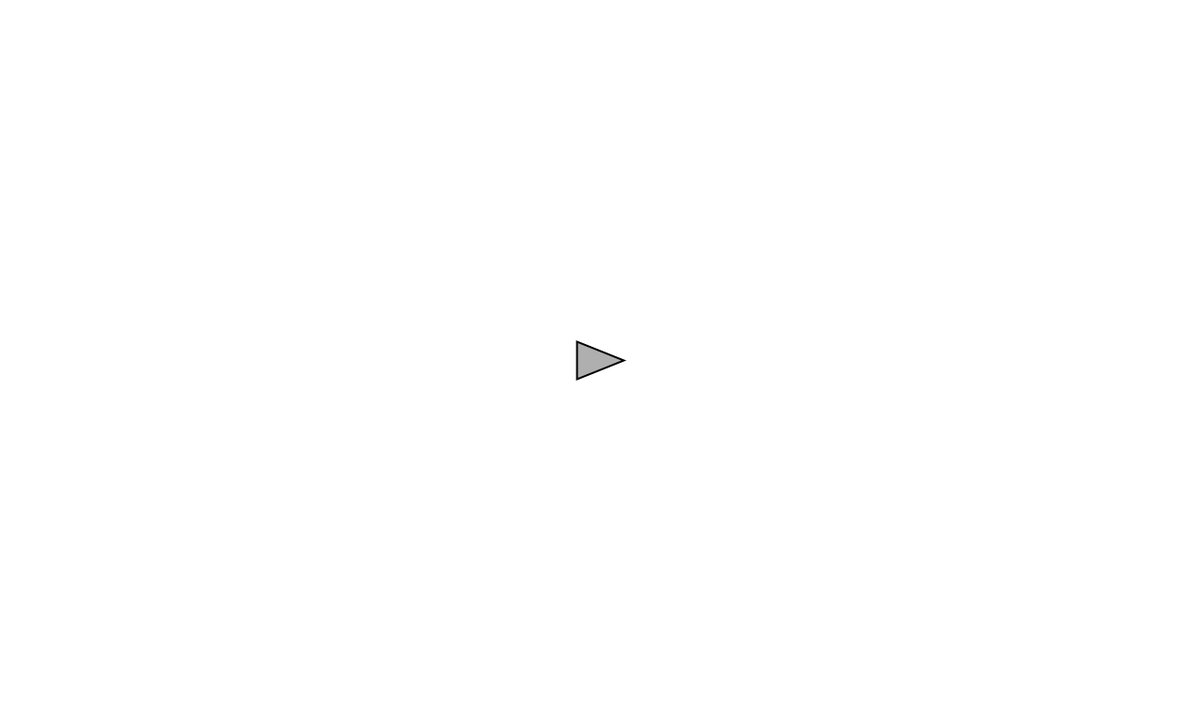
Frame 1 (no input)
Frame 60 (the mouse pressed at the canvas centre just before this capture): identical to frame 1, image omitted
Frame 120 (the mouse held since frame 60 and released just before this capture): identical to frame 1, image omitted

The Processing sketch that drew this single still picture (run headless with seeded random() and noise(); from frame 60 on, the mouse is pressed at the canvas centre):

// Processing sketch: Spaceship
// ── Spaceship.pde
Ship ship;
boolean[] keyCodes = new boolean[256];
boolean[] keys = new boolean[4];

void keyPressed() {
  keyCodes[keyCode] = true;
  if (key == ',')  keys[0] = true;
  if (key == 'o')  keys[1] = true;
  if (key == 'a')  keys[2] = true;
  if (key == 'e')  keys[3] = true;
}

void keyReleased() {
  keyCodes[keyCode] = false;
  if (key == ',')  keys[0] = false;
  if (key == 'o')  keys[1] = false;
  if (key == 'a')  keys[2] = false;
  if (key == 'e')  keys[3] = false;
}

void setup() {
  size(1280,768);
  ship = new Ship();
}

void draw() {
  background(255);
  handleKeys();
  ship.render();
}

void handleKeys() {
  if (keys[0] || keyCodes[UP]) {
    ship.accelerate();        
  }
  
  if (keys[2] || keyCodes[LEFT]) {
    ship.left();
  } else if (keys[3] || keyCodes[RIGHT]) {
    ship.right();
  }
}

// ── Ship.pde
class Ship {
  PVector pos, vel, acc;
  float angle, turnVel, thrustPower, maxVel;
  float bodyBase, bodyHeight, x1, y1, x2, y2, x3, y3;
  
  Ship() {
    pos = new PVector(width/2, height/2);
    vel = new PVector(0, 0);
    acc = new PVector(0, 0);
    angle = 0;
    maxVel = 20;
    thrustPower = 0.2;
    turnVel = PI/32;
    
    // for drawing the ship
    bodyBase = 40;
    bodyHeight = 50;
    x1 = bodyHeight/2;
    x2 = -x1;
    x3 = x2;
    y1 = 0;
    y2 = bodyBase/2;
    y3 = -y2;
  }

  void accelerate() {
    // accelerate in current direction
    PVector accToAdd = PVector.fromAngle(angle); 
    accToAdd.mult(thrustPower);
    acc.add(accToAdd);
  }

  void left () {
    angle -= turnVel;
  }

  void right() {
    angle += turnVel;    
  }
  
  void applyFriction() {
    // apply friction simulated as simple deceleration proportional to velocity
    PVector friction = vel.get();    
    friction.mult(-1);
    friction.mult(0.01);    
    acc.add(friction);
  }

  void update() {
    applyFriction();    
    vel.add(acc);    
    vel.limit(maxVel);
    pos.add(vel);
    acc.mult(0);    
  }
  
  void checkEdges() {
    if (pos.x > width) {
      pos.x = 0;
    } else if (pos.x < 0) {
      pos.x = width;
    }
    
    if (pos.y > height) {
      pos.y = 0;
    } else if (pos.y < 0) {
      pos.y = height;
    }
  }

  void display() {
    stroke(0);
    strokeWeight(2);
    fill(175);

    pushMatrix();
    translate(pos.x, pos.y);
    rotate(angle);    
    triangle(x1,y1,x2,y2,x3,y3);    
    popMatrix();
  }

  void render() {
    update();
    checkEdges();
    display();
  }
}
